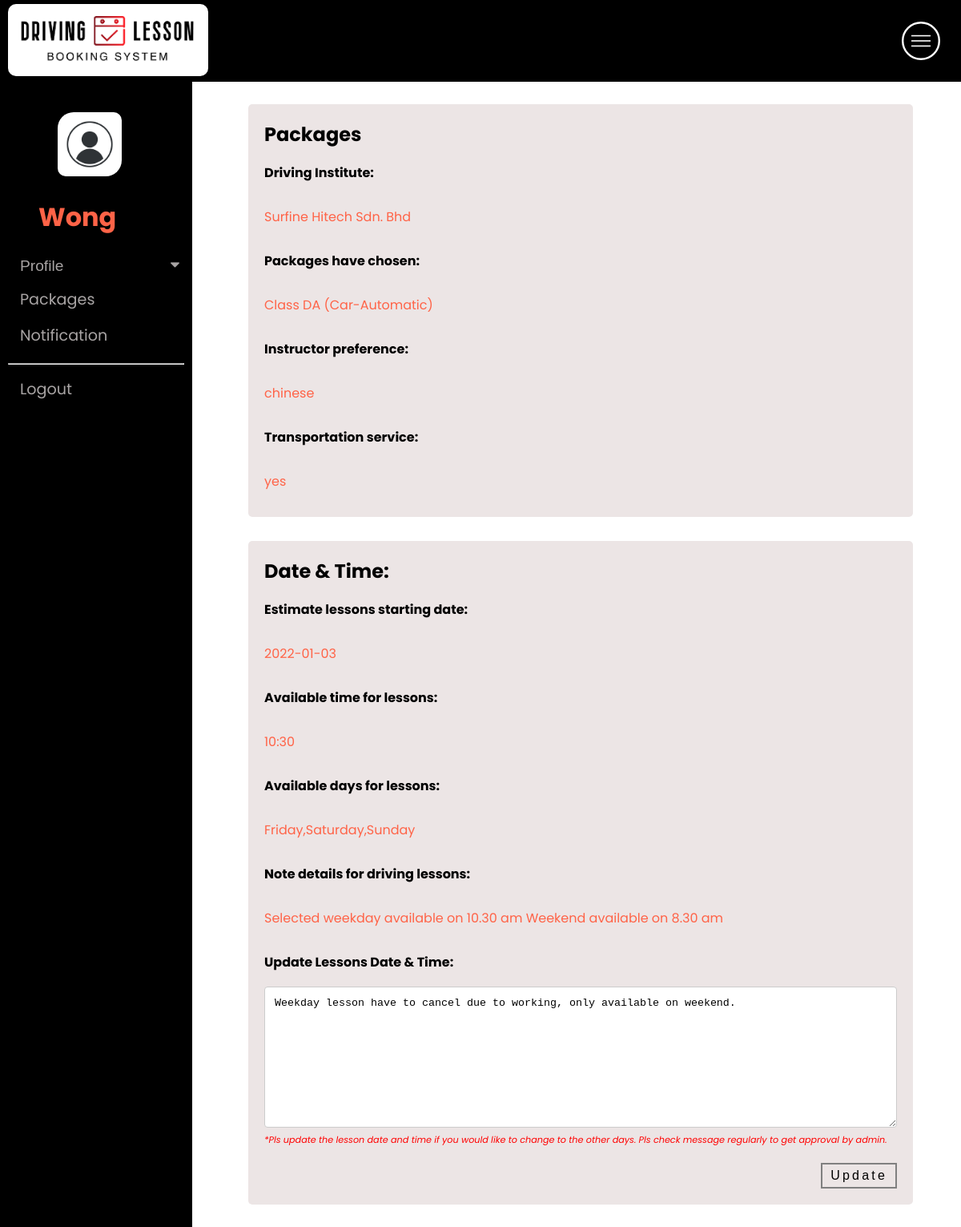
Screenshot of /user/propackages.php (signed in) with the database file from the repository.
### tables this page shows
CREATE TABLE `user` (
  `user_id` int(11) NOT NULL,
  `user_name` varchar(100) NOT NULL,
  `user_nric` varchar(22) NOT NULL,
  `user_dob` date NOT NULL,
  `user_gender` varchar(10) NOT NULL,
  `user_email` varchar(50) NOT NULL,
  `user_phonenum` varchar(20) NOT NULL,
  `user_location` varchar(500) NOT NULL,
  `user_learner` varchar(10) DEFAULT NULL,
  `user_password` varchar(100) NOT NULL,
  `user_password_2` varchar(100) DEFAULT NULL,
  `user_name_2` varchar(100) NOT NULL,
  `tnc1` varchar(10) DEFAULT NULL,
  `tnc2` varchar(10) DEFAULT NULL,
  `user_dri` varchar(500) NOT NULL,
  `user_packages` varchar(500) NOT NULL,
  `instructor` varchar(10) NOT NULL,
  `transportation_service` varchar(10) NOT NULL,
  `lesson_start_date` varchar(50) NOT NULL,
  `ava_time` varchar(50) NOT NULL,
  `user_notes` varchar(1000) NOT NULL,
  `ava_days` varchar(100) NOT NULL,
  `location_city` varchar(100) NOT NULL,
  `postal_code` varchar(10) NOT NULL,
  `location_state` varchar(100) NOT NULL,
  `name_card` varchar(100) NOT NULL,
  `card_num` varchar(20) NOT NULL,
  `card_exp_month` varchar(10) NOT NULL,
  `card_exp_year` varchar(10) NOT NULL,
  `CVC` varchar(10) NOT NULL,
  `user_notes_update` varchar(1000) NOT NULL,
  `user_subject` varchar(100) NOT NULL,
  `user_message` varchar(1000) NOT NULL,
  `message_notify` varchar(5) DEFAULT NULL,
  `update_notify` varchar(5) DEFAULT NULL
);

### user/propackages.php (the view, shortened to what this page needs)
<?php
include("header.php");
include("../dbconnect.php");
$userDetails = [];
$sql = "SELECT user_name, user_dri, user_packages, instructor, transportation_service, lesson_start_date, ava_time, ava_days, user_notes, user_notes_update FROM user WHERE user_id='" . $_SESSION['user_id'] . "'";
$result = mysqli_query($conn, $sql);
$resultCheck = mysqli_num_rows($result);
if($resultCheck > 0) {
    while($row = mysqli_fetch_assoc($result)) {
        foreach($row as $key => $value) {
            $userDetails[$key] = $value;
        }
    }
} else {
    echo "0 results";
}
?>
<?php
include("header.php");
$user_notes_update = $update_notify = $user_id = "";
?>
<link rel="stylesheet" href="./css/profile_packages.css">
<link rel="stylesheet" href="https://cdnjs.cloudflare.com/ajax/libs/font-awesome/4.7.0/css/font-awesome.min.css">
</head>
<body>
    <section id="header">
        <div class="header container">
            <div class="nav-bar">
                <div class="brand">
                    <a href="Homepage.php"><img src="./image/logo3.png" class="logo" alt="logo" id="logo"></a>
                </div>
                <div class="nav-list">
                    <div class="hamburger"><div class="bar"></div></div>
                </div>
            </div>
        </div>
    </section>
    <section id="profile">
        <div class="profile container">
            <div class="side-nav">
                <img src="./image/ppl_icon.jpg" alt="img">
                <h2><?php echo $userDetails["user_name"]; ?></h2>
                <button class="dropdown-btn">Profile
                    <i class="fa fa-caret-down"></i>
                </button>
                <a href="propackages.php">Packages</a>
                <a href="notification.php">Notification</a>
                <hr>
                <a href="logout.php">Logout</a>
                </div>
                <div class="main">
                    <div class="details container1">
                    <form action="propackages.php" method="POST">
                        <div id="packages"><h1>Packages</h1></div>
                        <div class="row">
                            <div class="column-left">
                                <label for="name">Driving Institute:</label>
                            </div>
                            <div class="column-right">
                            <div>
                            <label><?php echo $userDetails["user_dri"]; ?></label>
                            </div>
                        </div>
                        <div class="row">
                            <div class="column-left">
                                <label for="name">Packages have chosen:</label>
                            </div>
                            <div class="column-right">
                            <label><?php echo $userDetails["user_packages"]; ?></label>
                            </div>
                        </div>
                        <div class="row">
                        <div class="column-left">
                                <label for="name">Instructor preference:</label>
                            </div>
                            <div class="column-right">
                            <label><?php echo $userDetails["instructor"]; ?></label>
                            </div>
                        </div>
                        <div class="row">
                            <div class="column-left">
                                <label for="name">Transportation service:</label>
                            </div>
                            <div class="column-right">
                                <label><?php echo $userDetails["transportation_service"]; ?></label>
                            </div>
                        </div>
                    </div>
                </div>
                <div class="details container1">
                <div id="date_time"><h1>Date &amp Time:</h1></div>
                        <div class="row">
                            <div class="column-left">
                                <label for="name">Estimate lessons starting date:</label>
                            </div>
                            <div class="column-right">
                            <div>
                            <label><?php echo $userDetails["lesson_start_date"]; ?></label>
                            </div>
                        </div>
                        <div class="row">
                            <div class="column-left">
                            <label for="name">Available time for lessons:</label>
                            </div>
                            <div class="column-right">
                            <div>
                            <label><?php echo $userDetails["ava_time"]; ?></label>
                            </div>
                        </div>
                        <div class="row">
                            <div class="column-left">
                            <label for="name">Available days for lessons:</label>
                            </div>
                            <div class="column-right">
                            <div>
                            <label><?php echo $userDetails["ava_days"]; ?></label>
                            </div>
                        </div>
                        <div class="row">
                            <div class="column-left">
                            <label for="name">Note details for driving lessons:</label>
                            </div>
                            <div class="column-right">
                            <div>
                            <label><?php echo $userDetails["user_notes"]; ?></label>
                            </div>
                        </div>
                        <div class="row">
                            <div class="column-left">
                            <label for="name">Update Lessons Date &amp Time:</label>
                            </div>
                            <div class="column-right">
                            <div>
                            <textarea id="location" name="user_notes_update" cols="60" rows="10" placeholder="Pls specific date & time for the update." value="<?php echo $user_notes_update ?>"><?php echo $userDetails["user_notes_update"]; ?>
                            </textarea>
                            <div class="red">*Pls update the lesson date and time if you would like to change to the other days. Pls check message regularly to get approval by admin.</div>
                            </div>
                        </div>
                        <div class="placebtn">
                        <button type="submit" name="submit" class="button" value="submit">Update</button>
                        </div>
                </div>
        </div>
    </section>
</body>
</html>

### user/css/profile_packages.css (style rules this page uses)
* { padding: 0; margin: 0; box-sizing: border-box; }
html { font-family: 'Poppins', sans-serif; font-size: 16px; scroll-behavior: smooth; }
a { text-decoration: none; }
.container { min-height: 100vh; width: 100%; display: flex; align-items: center; justify-content: center; }
img { height: 100%; width: 100%; object-fit: cover; }
#header { position: fixed; z-index: 1000; left: 0; top: 0; width: 100%; height: auto; }
#header .header { min-height: 0vh; background-color: black ; }
#header .brand img { width: 265px; height: 65px; border-radius: 10px; overflow: hidden; margin-top: 5px; }
#header .header .nav-bar { display: flex; align-items: center; justify-content: space-between; width: 100%; height: 100%; max-width: 1300px; padding: 0 10px; }
#header .hamburger { height: 60px; width: 60px; display: inline-block; border: 3px solid white; border-radius: 50%; position: relative; display: flex; align-items: center; justify-content: center; cursor: pointer; transform: scale(0.8); margin-right: 10px; z-index: 100; }
#header .hamburger .bar { height: 2px; width: 30px; position: relative; background-color: white; z-index: -1; }
#header .hamburger .bar::after, #header .hamburger .bar::before { content: ""; position: absolute; height: 100%; width: 100%; left: 0; background-color: white; transition: 0.3s ease; transition-property: top, bottom; }
#header .hamburger .bar::after { top: 8px; }
#header .hamburger .bar::before { bottom: 8px; }
#profile { width: 100%; margin: auto; }
#profile .profile { max-width: 1200px; margin: 0 auto; }
#profile .side-nav { height: 100%; width: 200px; position: fixed; z-index: 1; top: 0; left: 0; background-color: black; overflow-x: hidden; padding-top: 100px; }
#profile .side-nav img { width: 80px; height: 70px; margin-left: 50px; margin-bottom: 20px; border: hidden; border-radius: 20px 10px; }
#profile .side-nav a, .dropdown-btn { padding: 6px 8px 10px 25px; text-decoration: none; font-size: 1.2rem; color: #a8a4a4; display: block; border: none; background: none; width: 100%; text-align: left; cursor: pointer; outline: none; }
#profile .side-nav h2 { color: tomato; padding-left: 20%; padding-bottom: 20px; font-size: 1.5rem; }
#profile .side-nav hr { margin: 10px; }
#profile .main { margin-left: 200px; padding: 0px 10px; width: 80%; margin-top: 100px; }
#profile .container1 { border-radius: 5px; background-color: rgb(236, 229, 229); padding: 20px; margin: 30px; }
#profile input[type="text"], textarea, input[type="date"], input[type="email"] { width: 100%; padding: 12px; border: 1px solid #ccc; border-radius: 4px; resize: vertical; }
#profile label { padding: 12px 12px 12px 0; display: inline-block; }
#profile .column-left { float: left; width: 100%; margin-top: 6px; font-weight: bold; }
#profile .column-right { float: left; width: 100%; margin-top: 6px; color: tomato; }
#profile .row:after { content: ""; display: table; clear: both; }
#profile .fa-caret-down { float: right; padding-right: 8px; }
#profile .red { color: red; font-size: 0.7rem; font-style: italic; }
#profile .placebtn { justify-content: right; text-align: right; }
#profile .button { display: inline-block; padding: 5px 10px; color: black; background-color: transparent; border: 2px solid grey; font-size: 1rem; text-transform: capitalize; letter-spacing: 0.2rem; margin-top: 20px; transition: 0.3s ease; transition-property: background-color, color; }
@media only screen and (min-width:760px) { #header .brand img { width: 250px; height: 90px; border-radius: 10px; overflow: hidden; margin-top: 5px; } }
@media only screen and (min-width:760px) { #profile .side-nav { min-width: 20%; } }
@media only screen and (min-width:760px) { #profile .side-nav h2 { font-size: 2rem; padding-left: 20%; } }
@media only screen and (min-width:760px) { #profile .side-nav img { width: 80px; height: 80px; margin-top: 40px; margin-left: 30%; } }
@media only screen and (min-width:760px) { #profile .main { padding-left: 5%; } }

### rows the page displays
user: user_name "Wong", user_dri "Surfine Hitech Sdn. Bhd", user_packages "Class DA (Car-Automatic)", instructor "chinese", transportation_service "yes", lesson_start_date "2022-01-03", ava_time "10:30", ava_days "Friday,Saturday,Sunday", user_notes "Selected weekday available on 10.30 am Weekend available on 8.30 am", user_notes_update "Weekday lesson have to cancel due to working, only available on weekend."
